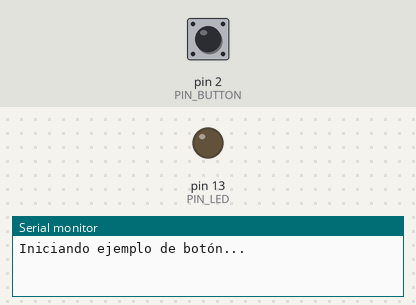
This sketch was run on a simulated Arduino Uno, built with avr-gcc and run on an emulated ATmega328P. Shown: output pins drawn as LEDs (lit = HIGH), the last lines printed to the serial monitor. Inputs (shaded band) come from the test bench; at power-on: pin 2 (PIN_BUTTON) HIGH.

Above: at 1.2 s.
1.3 s: pin 2 (PIN_BUTTON) pulled LOW for 0.15 s
At 2.5 s:
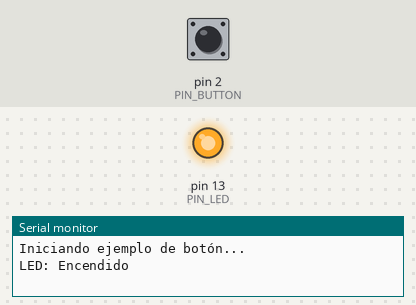
2.9 s: pin 2 (PIN_BUTTON) pulled LOW for 1 s
At 3.8 s:
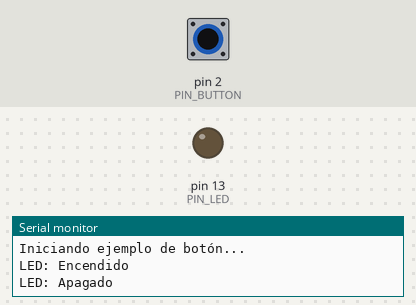
5.4 s: pin 2 (PIN_BUTTON) pulled LOW for 3.2 s
At 5.7 s:
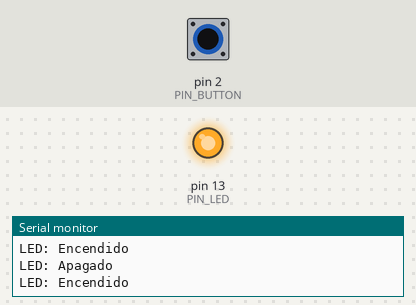
Timing chart, 0 to 8.4 s (numbered marks = the images above; inputs shaded):
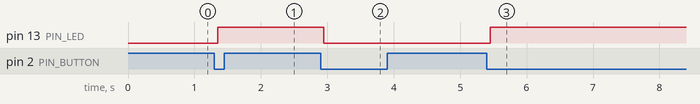

Measured:
- after the input at 1.3 s, pin 13 (PIN_LED): LOW → HIGH after 0.05 s
- after the input at 2.9 s, pin 13 (PIN_LED): HIGH → LOW after 0.05 s
- after the input at 5.4 s, pin 13 (PIN_LED): LOW → HIGH after 0.05 s

The sketch:

Button_Input.ino
```cpp
/*
 * Ejemplo de lectura de botón en Arduino
 *
 * Conexiones:
 * - Botón: un pin a GND, otro pin a PIN_BUTTON (2) con resistencia pull-up interna
 * - LED: ánodo a PIN_LED (13), cátodo a GND con resistencia 220Ω
 *
 * Este ejemplo muestra:
 * 1. Lectura de entrada digital
 * 2. Uso de resistencia pull-up interna
 * 3. Detección de cambios de estado
 * 4. Debouncing por software
 */

// Definición de pines
const int PIN_BUTTON = 2;  // Pin para el botón
const int PIN_LED = 13;    // Pin para el LED (LED_BUILTIN)

// Variables para el estado del botón
int buttonState = HIGH;         // Estado actual del botón
int lastButtonState = HIGH;     // Estado anterior del botón
bool ledState = false;         // Estado del LED

// Variables para debouncing
unsigned long lastDebounceTime = 0;
unsigned long debounceDelay = 50;  // Tiempo de debounce en ms

void setup() {
  // Configurar pin del botón como entrada con pull-up
  pinMode(PIN_BUTTON, INPUT_PULLUP);

  // Configurar pin del LED como salida
  pinMode(PIN_LED, OUTPUT);

  // Iniciar comunicación serial
  Serial.begin(9600);
  Serial.println("Iniciando ejemplo de botón...");
}

void loop() {
  // Leer el estado actual del botón
  int reading = digitalRead(PIN_BUTTON);

  // Si el estado ha cambiado, reiniciar el timer de debounce
  if (reading != lastButtonState) {
    lastDebounceTime = millis();
  }

  // Si ha pasado suficiente tiempo desde el último cambio
  if ((millis() - lastDebounceTime) > debounceDelay) {
    // Si el estado ha cambiado realmente
    if (reading != buttonState) {
      buttonState = reading;

      // Si el botón está presionado (LOW debido al pull-up)
      if (buttonState == LOW) {
        // Cambiar estado del LED
        ledState = !ledState;
        digitalWrite(PIN_LED, ledState);

        // Imprimir estado
        Serial.print("LED: ");
        Serial.println(ledState ? "Encendido" : "Apagado");
      }
    }
  }

  // Guardar la lectura para la próxima vez
  lastButtonState = reading;
} 
```
